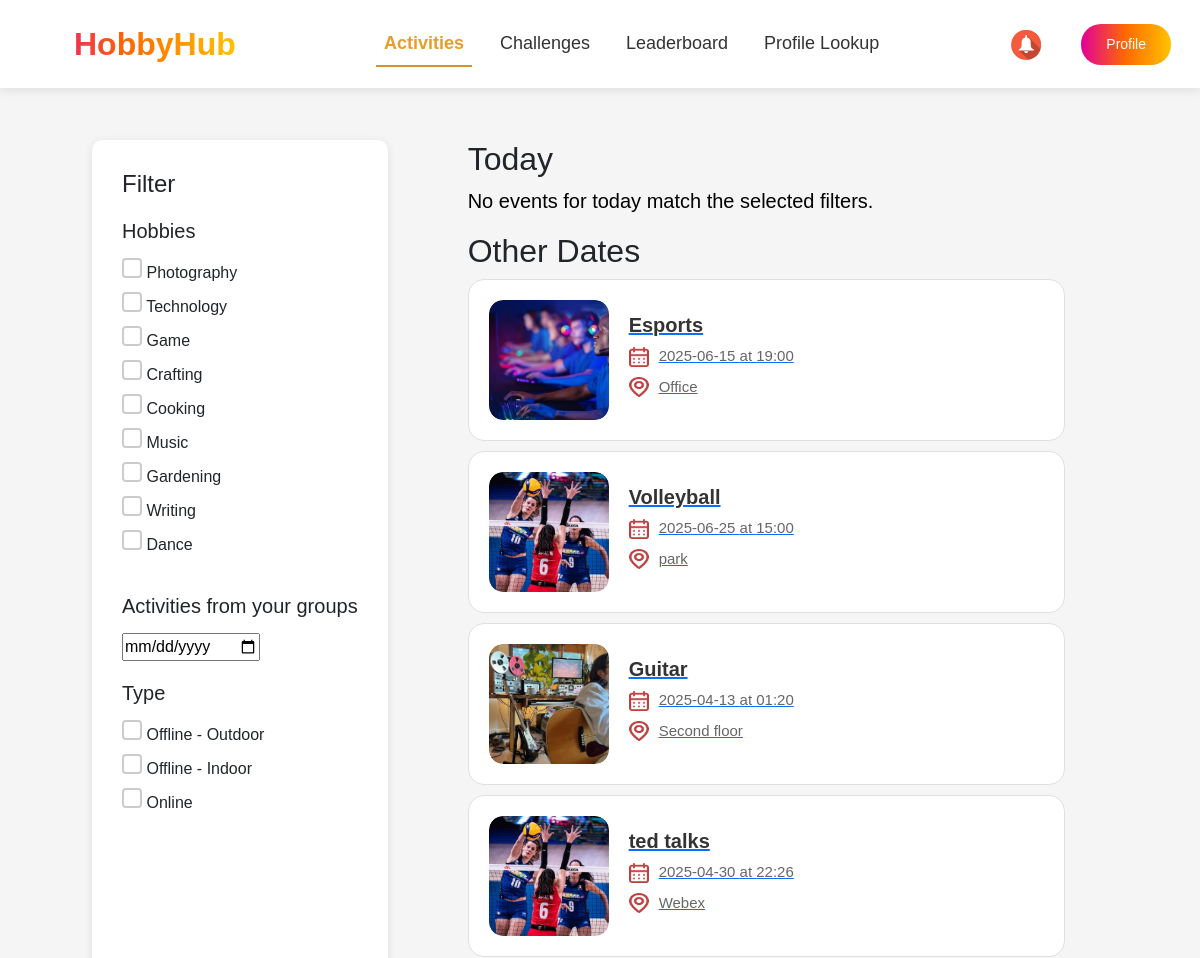
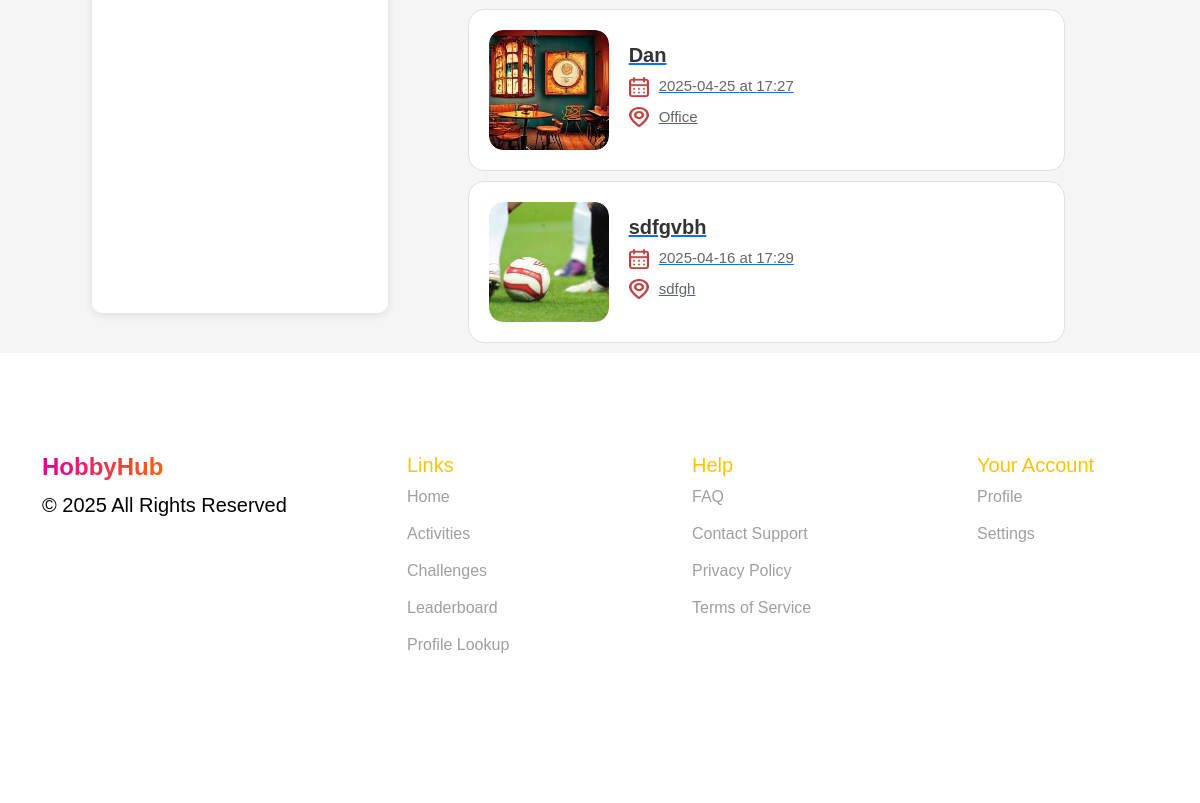
Screenshot of /user_activities/ (signed in) with the database file from the repository (2 pictures, top to bottom).
### events/models.py (models this page shows, shortened)
class Hobby(models.Model):
    name = models.CharField(max_length=100, unique=True, verbose_name="Hobby Name")

class Event(models.Model):
    EVENT_TYPES = [
        ('offline-outdoor', 'Offline - Outdoor'),
        ('offline-indoor', 'Offline - Indoor'),
        ('online', 'Online'),
    ]
    EVENT_STATUS = [
        ('upcoming', 'Upcoming'),
        ('in_progress', 'In Progress'),
        ('completed', 'Completed'),
    ]
    title = models.CharField(max_length=150)
    description = models.TextField()
    location = models.CharField(max_length=250)
    date = models.DateField()
    time = models.TimeField()
    event_type = models.CharField(max_length=15, choices=EVENT_TYPES, default='offline-indoor')
    status = models.CharField(max_length=12, choices=EVENT_STATUS, default='upcoming')
    hobbies = models.ManyToManyField(Hobby, related_name='events')
    image = models.ImageField(upload_to='event_images/', null=True, blank=True)
    company = models.ForeignKey(
        Company,
        to_field='company_id',
        on_delete=models.CASCADE,
        related_name='events',
        verbose_name="Company"
    )
    diamonds = models.IntegerField(default=0, verbose_name="Diamonds")
    quota = models.IntegerField(default=10, verbose_name="Quota")
    participants = models.ManyToManyField(Employee, related_name='events', blank=True)

### events/views.py (the view)
# urls.py: path('user_activities/', user_activities, name='user_activities'),
@role_required("employee")
@approval_required
def user_activities(request):
    now = timezone.localtime(timezone.now())
    today_start = now.replace(hour=0, minute=0, second=0, microsecond=0)
    today_end = today_start + timedelta(days=1)
    nickname = request.session.get("nickname")
    if not nickname:
        return redirect("sign_in")
    try:
        employee = Employee.objects.get(nickname=nickname)
        company = employee.company
    except Employee.DoesNotExist:
        return redirect("sign_in")
    events = Event.objects.filter(company=company).exclude(status='completed')
    hobbies = Hobby.objects.all()
    today_events = []
    other_events = []
    for event in events:
        event_datetime = timezone.make_aware(
            datetime.combine(event.date, event.time)
        )
        event_data = {
            'id': event.id,
            'title': event.title,
            'description': event.description,
            'location': event.location,
            'date': event.date.strftime('%Y-%m-%d'),
            'time': event.time.strftime('%H:%M'),
            'datetime': event_datetime.isoformat(),
            'event_type': event.event_type,
            'hobbies': [hobby.name for hobby in event.hobbies.all()],
            'image': event.image.url if event.image else None,
        }
        if today_start <= event_datetime < today_end:
            today_events.append(event_data)
        else:
            other_events.append(event_data)
    events_data = json.dumps({
        'today_events': today_events,
        'other_events': other_events,
    })
    return render(request, 'user_activities.html', {
        'today_events': today_events,
        'other_events': other_events,
        'hobbies': hobbies,
        'events_data': events_data,
        'current_datetime': now.isoformat(),
    })

### events/views.py (called while the page is built)
def role_required(role):
    def decorator(view_func):
        @wraps(view_func)
        def wrapper(request, *args, **kwargs):
            if role == "employee" and not request.session.get("nickname"):
                return redirect(f"/sign_in/?next={request.get_full_path()}")
            if role == "organizer" and not request.session.get("company_id"):
                return redirect(f"/sign_in/?next={request.get_full_path()}")
            return view_func(request, *args, **kwargs)
        return wrapper
    return decorator

def approval_required(view_func):
    @wraps(view_func)
    def _wrapped_view(request, *args, **kwargs):
        nickname = request.session.get("nickname")
        if not nickname:
            return redirect("sign_in")
        user = Employee.objects.filter(nickname=nickname).first()
        if not user or not user.is_approved:
            return redirect("")
        return view_func(request, *args, **kwargs)
    return _wrapped_view

### events/templates/user_activities.html (shortened to what this page needs)
{% extends 'user_base.html' %}
{% load static %}
{% block extra_css %}
    <link href="https://fonts.cdnfonts.com/css/gilroy-bold" rel="stylesheet">
    <link rel="stylesheet" href="{% static 'css/user-activities.css' %}">
    <link rel="stylesheet" href="{% static 'css/sass_styles.css' %}">
    <link rel="stylesheet" href="https://cdn.jsdelivr.net/npm/swiper/swiper-bundle.min.css">
    <link rel="stylesheet" href="https://cdn.jsdelivr.net/npm/bootstrap@5.3.0/dist/css/bootstrap.min.css">
    <link rel="stylesheet" href="{% static 'css/organizer-styles.css' %}">
{% endblock %}
{% block content %}
    <div class="container-act" style="margin-top: 100px">
        <aside class="filter-panel">
            <h4>Filter</h4>
            <h5 style="margin-top: 20px">Hobbies</h5>
            <ul id="hobby-filters">
                {% for hobby in hobbies %}
                    <li>
                        <input type="checkbox" value="{{ hobby.name }}"> {{ hobby.name }}
                    </li>
                {% endfor %}
            </ul>
            <h5 style="margin-top: 20px">Activities from your groups</h5>
            <input type="date" id="date-filter">
            <h5 style="margin-top: 20px">Type</h5>
            <ul>
                <li><input type="checkbox" value="offline-outdoor"> Offline - Outdoor</li>
                <li><input type="checkbox" value="offline-indoor"> Offline - Indoor</li>
                <li><input type="checkbox" value="online"> Online</li>
            </ul>
        </aside>
        <main class="event-list" style="padding-left: 50px;">
            <h2>Today</h2>
            <div id="today-events">
                <p id="no-events-today" style="display: none;">No events for today match the selected filters.</p>
            </div>
            <h2>Other Dates</h2>
            <div id="other-events">
                {% for event in other_events %}
                    <a href="{% url 'activity_details' event.id %}" class="event-link">
                        <div class="event-container">
                            <div class="event event-card" data-date="{{ event.date }}" data-hobbies="{{ event.hobbies|join:',' }}" data-type="{{ event.event_type }}" >
                                <div class="event-image">
                                    <img src="{{ event.image }}" alt="{{ event.title }}">
                                </div>
                                <div class="event-details">
                                    <h3>{{ event.title }}</h3>
                                    <p><img src="{% static 'images/your_act_calendar.png' %}" alt="Date" class="icon">{{ event.date }} at {{ event.time }}</p>
                                    <p><img src="{% static 'images/your_act_location.png' %}" alt="Location" class="icon">{{ event.location }}</p>
                                </div>
                            </div>
                        </div>
                    </a>
                {% endfor %}
            </div>
        </main>
    </div>
{% endblock %}

### events/static/css/user-activities.css (style rules this page uses)
body { font-family: 'Gilroy-Medium', sans-serif; }
body h1, h2, h3, h4,h5,h6, header { font-family: 'Gilroy-Bold', sans-serif; }
.container-act { width: 100%; display: flex; margin-top: 100px; padding-top: 40px; }
.filter-panel { max-width: 36%; margin-left: 50px; padding: 30px; background: #fff; border-radius: 10px; box-shadow: 0 2px 8px rgba(0, 0, 0, 0.1); margin-bottom: 40px; }
.filter-panel h4, .filter-panel h5 { margin-bottom: 15px; }
.filter-panel ul { list-style: none; padding: 0; padding-bottom: 10px; }
.filter-panel li { margin-bottom: 7px; }
input[type="checkbox"] { appearance: none; width: 20px; height: 20px; border-radius: 4px; border: 2px solid #ccc; cursor: pointer; transition: all 0.3s ease-in-out; background-color: #fff; }
.event-list { width: 58%; margin-left: 30px; padding-left: 30px; }
.event-card { display: flex; align-items: center; background: #ffffff; border-radius: 12px; padding: 30px; border: 1px solid #e0e0e0; transition: all 0.3s ease-in-out; margin-bottom: 10px; }
.event-image { border-radius: 14px; overflow: hidden; }
.event-image img { width: 100%; height: 100%; object-fit: cover; border-radius: 14px; }
.event-details { padding-left: 20px; flex: 1; }
.event-details h3 { margin: 0; font-size: 20px; font-weight: bold; color: #333; }
.event-details p { margin: 8px 0; font-size: 15px; color: #666; display: flex; align-items: center; font-weight: 500; }
.icon { width: 20px; height: 20px; margin-right: 10px; opacity: 0.8; }

### events/static/css/organizer-styles.css (style rules this page uses)
body { font-family: 'Gilroy-Medium', sans-serif; background-color: #F5F5F5; }
body h1, h2, h3, h4,h5,h6, header { font-family: 'Gilroy-Bold', sans-serif; }
p { color: #000000; font-weight: 400; font-size: 20px; }
.event-card { display: flex; align-items: center; background: #ffffff; border-radius: 16px; padding: 20px; position: relative; overflow: hidden; transition: all 0.3s ease-in-out; border: 1px solid #e0e0e0; }
.event-image { width: 120px; height: 120px; border-radius: 14px; overflow: hidden; flex-shrink: 0; position: relative; }
.event-image img { width: 100%; height: 100%; object-fit: cover; border-radius: 14px; transition: transform 0.3s ease-in-out; }
.event-details { padding-left: 20px; flex: 1; }
.event-details h3 { margin: 0; font-size: 20px; font-weight: bold; color: #333; }
.event-details p { margin: 8px 0; font-size: 15px; color: #666; display: flex; align-items: center; font-weight: 500; }
.icon { width: 20px; height: 20px; margin-right: 10px; opacity: 0.8; transition: opacity 0.3s ease-in-out; }

### rows the page displays
Hobby: name "Photography"
Hobby: name "Technology"
Hobby: name "Game"
Hobby: name "Crafting"
Hobby: name "Cooking"
Hobby: name "Music"
Hobby: name "Gardening"
Hobby: name "Writing"
Hobby: name "Dance"
Event: title "Esports", location "Office"
Event: title "Volleyball", location "park"
Event: title "Guitar", location "Second floor"
Event: title "ted talks", location "Webex"
Event: title "Dan", location "Office"
Event: title "sdfgvbh", location "sdfgh"

### other values shown
{{ event.date }} "2025-06-15" "2025-06-25" "2025-04-13" "2025-04-30" "2025-04-25" "2025-04-16"
{{ event.time }} "19:00" "15:00" "01:20" "22:26" "17:27" "17:29"
